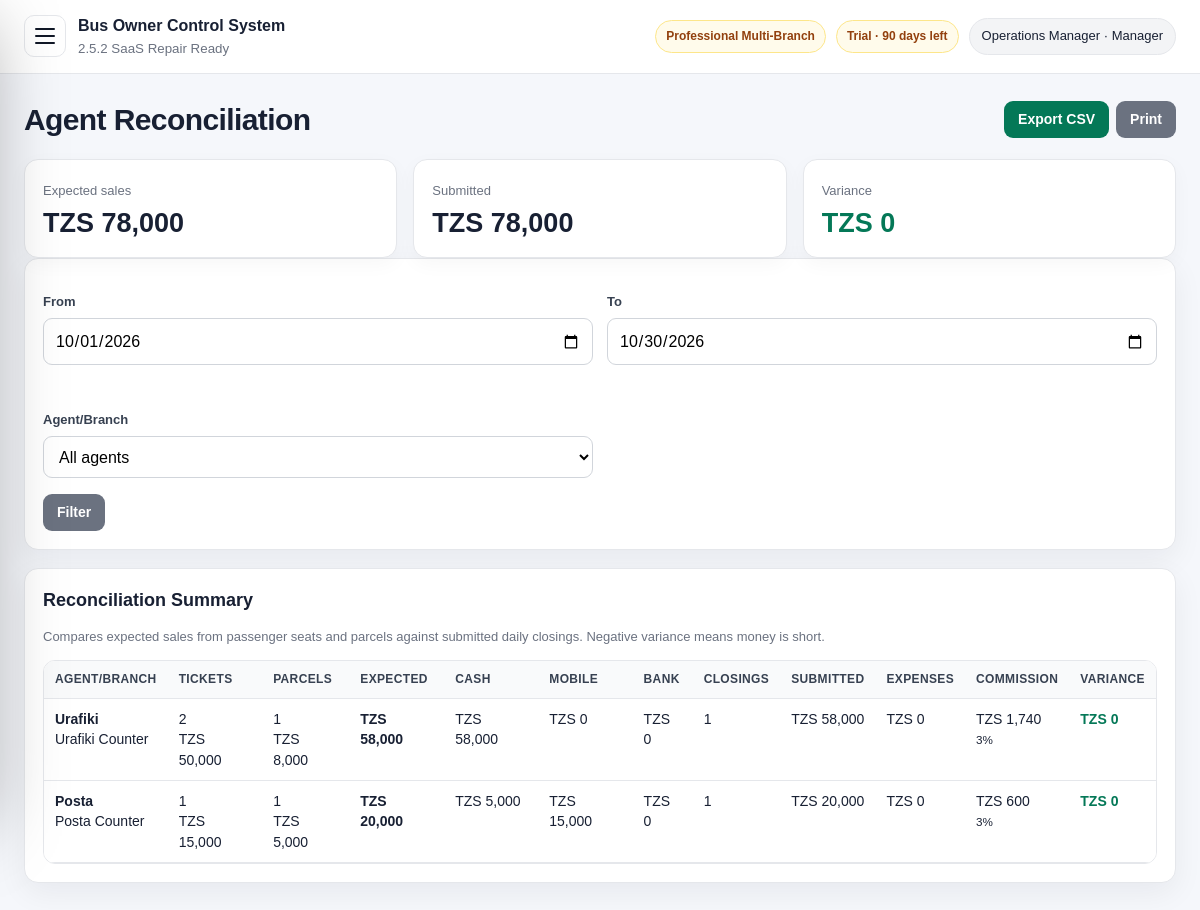
The app's page /reconciliation.php (signed in) with its own data.
### tables this page shows
CREATE TABLE package_tiers (
  id INT AUTO_INCREMENT PRIMARY KEY,
  code VARCHAR(40) NOT NULL UNIQUE,
  name VARCHAR(120) NOT NULL,
  description TEXT NULL,
  setup_fee DECIMAL(14,2) NOT NULL DEFAULT 0,
  optional_monthly_fee DECIMAL(14,2) NOT NULL DEFAULT 0,
  max_users INT NOT NULL DEFAULT 0,
  max_branches INT NOT NULL DEFAULT 0,
  max_buses INT NOT NULL DEFAULT 0,
  max_routes INT NOT NULL DEFAULT 0,
  max_monthly_trips INT NOT NULL DEFAULT 0,
  features_json LONGTEXT NOT NULL,
  status ENUM('active','inactive') NOT NULL DEFAULT 'active',
  display_order INT NOT NULL DEFAULT 0,
  created_at TIMESTAMP DEFAULT CURRENT_TIMESTAMP,
  updated_at TIMESTAMP NULL DEFAULT NULL ON UPDATE CURRENT_TIMESTAMP
);

CREATE TABLE subscription_license (
  id INT AUTO_INCREMENT PRIMARY KEY,
  company_name VARCHAR(180) NOT NULL DEFAULT 'Bus Company',
  license_key VARCHAR(120) NOT NULL DEFAULT 'DEMO-LICENSE',
  plan VARCHAR(80) NOT NULL DEFAULT 'Professional Multi-Branch',
  package_code VARCHAR(40) NOT NULL DEFAULT 'professional',
  billing_model ENUM('one_time_setup','one_time_plus_optional_support','recurring_subscription') NOT NULL DEFAULT 'one_time_plus_optional_support',
  status ENUM('trial','active','expired','suspended') NOT NULL DEFAULT 'trial',
  start_date DATE NULL,
  expiry_date DATE NULL,
  setup_fee_amount DECIMAL(14,2) NOT NULL DEFAULT 0,
  setup_fee_paid ENUM('no','partial','yes') NOT NULL DEFAULT 'no',
  optional_monthly_fee DECIMAL(14,2) NOT NULL DEFAULT 0,
  optional_monthly_enabled TINYINT(1) NOT NULL DEFAULT 0,
  support_status ENUM('off','active','paused','expired') NOT NULL DEFAULT 'off',
  support_start_date DATE NULL,
  support_expiry_date DATE NULL,
  max_users INT NOT NULL DEFAULT 40,
  max_branches INT NOT NULL DEFAULT 20,
  max_buses INT NOT NULL DEFAULT 50,
  max_routes INT NOT NULL DEFAULT 80,
  max_monthly_trips INT NOT NULL DEFAULT 2000,
  notes TEXT NULL,
  updated_at TIMESTAMP NULL DEFAULT NULL ON UPDATE CURRENT_TIMESTAMP,
  created_at TIMESTAMP DEFAULT CURRENT_TIMESTAMP,
  INDEX idx_subscription_package (package_code),
  INDEX idx_subscription_status (status)
);

CREATE TABLE users (
  id INT AUTO_INCREMENT PRIMARY KEY,
  name VARCHAR(120) NOT NULL,
  email VARCHAR(160) NOT NULL UNIQUE,
  password_hash VARCHAR(255) NOT NULL,
  role ENUM('owner','admin','manager','accountant','agent','parcel_officer') NOT NULL DEFAULT 'manager',
  agent_id INT NULL,
  status ENUM('active','inactive') NOT NULL DEFAULT 'active',
  last_login_at DATETIME NULL,
  created_at TIMESTAMP DEFAULT CURRENT_TIMESTAMP,
  updated_at TIMESTAMP NULL DEFAULT NULL ON UPDATE CURRENT_TIMESTAMP,
  CONSTRAINT fk_users_agent FOREIGN KEY (agent_id) REFERENCES agents(id),
  INDEX idx_users_role_status (role, status),
  INDEX idx_users_agent (agent_id)
);

### public/reconciliation.php (the view, shortened to what the rows shown need)
<?php
require_once __DIR__ . '/../app/core/saas.php';
require_roles(['owner','admin','manager','accountant','agent']);
require_feature('reconciliation');
?>
<?php include __DIR__ . '/../app/views/header.php'; ?>
<div class="page-title"><h1>Agent Reconciliation</h1></div>
<div class="card"><h2>Reconciliation Summary</h2><div class="table-wrap"><table><thead><tr><th>Agent/Branch</th><th>Tickets</th><th>Parcels</th><th>Expected</th><th>Cash</th><th>Mobile</th><th>Bank</th><th>Closings</th><th>Submitted</th><th>Expenses</th><th>Commission</th><th>Variance</th></tr></thead></table></div></div>
<?php include __DIR__ . '/../app/views/footer.php'; ?>

### app/views/header.php (shortened to what the rows shown need)
<?php require_once __DIR__ . '/../core/auth.php'; require_once __DIR__ . '/../core/settings.php'; require_once __DIR__ . '/../core/saas.php'; ?>
<!doctype html>
<html lang="en">
<head>
    <?php $cssVersion = @filemtime(__DIR__ . '/../../public/assets/css/style.css') ?: time(); ?>
    <link rel="stylesheet" href="<?= e(url('assets/css/style.css') . '?v=' . $cssVersion) ?>">
</head>
<body>
<div class="app-shell">
    <main class="main">
        <header class="topbar">
            <?php $user = current_user(); if ($user): $lic = license_state_label(); $pkg = package_badge(); ?>
                <div class="topbar-right">
                    <span class="license-chip <?= e($pkg['class']) ?>"><?= e($pkg['package']) ?></span>
                    <span class="license-chip <?= e($lic['class']) ?>"><?= e($lic['label']) ?></span>
                    <div class="user-chip"><?= e($user['name']) ?> · <?= e(role_label($user['role'])) ?></div>
                </div>
            <?php endif; ?>
        </header>
        <section class="content">

### records on screen
package_tiers: name "Professional Multi-Branch"
subscription_license: status+expiry_date "Trial · 90 days left"
users: name "Operations Manager", role "Manager"

### other values on screen
APP_NAME "Bus Owner Control System"
APP_VERSION "2.5.2 SaaS Repair Ready"
money($totalExpected) "TZS 78,000"
money($totalSubmitted) "TZS 78,000"
money($totalVariance) "TZS 0"
$r['branch'] "Urafiki"
$r['name'] "Urafiki Counter"
$r['ticket_count'] "2"
money($r['ticket']) "TZS 50,000"
$r['parcel_count'] "1"
money($r['parcel']) "TZS 8,000"
money($r['expected']) "TZS 58,000"
money($r['cash_expected']) "TZS 58,000"
money($r['mobile_expected']) "TZS 0"
money($r['bank_expected']) "TZS 0"
